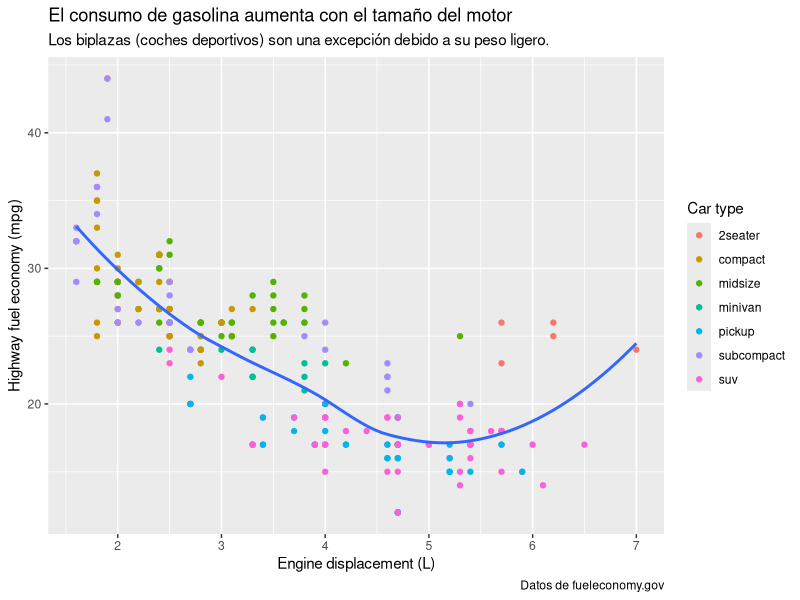

Recreate this plot in R.
## ---- chunk 1
#| label: setup
#| include: false

library(tidyverse)
library(scales)
library(ggrepel)
library(patchwork)
## ---- chunk 2
#| message: false
ggplot(mpg, aes(x = displ, y = hwy)) +
  geom_point(aes(color = class)) +
  geom_smooth(se = FALSE) +
  labs(
    x = "Engine displacement (L)",
    y = "Highway fuel economy (mpg)",
    color = "Car type",
    title = "El consumo de gasolina aumenta con el tamaño del motor",
    subtitle = "Los biplazas (coches deportivos) son una excepción debido a su peso ligero.",
    caption = "Datos de fueleconomy.gov"
  )
# NOTA: El propósito del título de un gráfico es resumir el hallazgo 
# principal (algo así como una entradilla), NO describir el gráfico en 
# general. El subtítulo añade detalles adicionales. La caption (o segundo
# subtítulo) se usa para describir la fuente de los datos.
